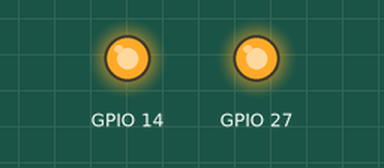
Simulated run of this sketch. Board: ESP32. Shown: output pins drawn as LEDs (lit = HIGH).

Above: at 1.5 s.
At 4.5 s:
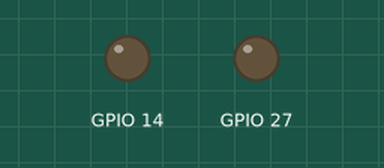
Timing chart, 0 to 7.8 s (numbered marks = the images above):
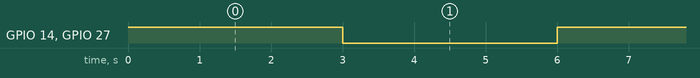

The sketch:

Blink_Led_ESP32.ino
```cpp
/*
 * This ESP32 code is created by esp32io.com
 *
 * This ESP32 code is released in the public domain
 *
 * For more detail (instruction and wiring diagram), visit https://esp32io.com/tutorials/esp32-led-blink
 */

// the setup function runs once when you press reset or power the board
void setup() {
  // initialize digital pin D14 as an output for the light.
  pinMode(14, OUTPUT);
  // initialize digital pin D27 as an output for the door.
  pinMode(27, OUTPUT);
}

// the loop function runs over and over again forever
void loop() {
  digitalWrite(14, HIGH); // turn the LED on
  digitalWrite(27, HIGH); // open the door (assuming HIGH opens the door)
  delay(3000);             // wait for 500 milliseconds
  digitalWrite(14, LOW);  // turn the LED off
  digitalWrite(27, LOW);  // close the door (assuming LOW closes the door)
  delay(3000);             // wait for 500 milliseconds
}
```

Measured:
- by itself, GPIO 14, GPIO 27: alternates HIGH for 3.0 s and LOW for 3.0 s
